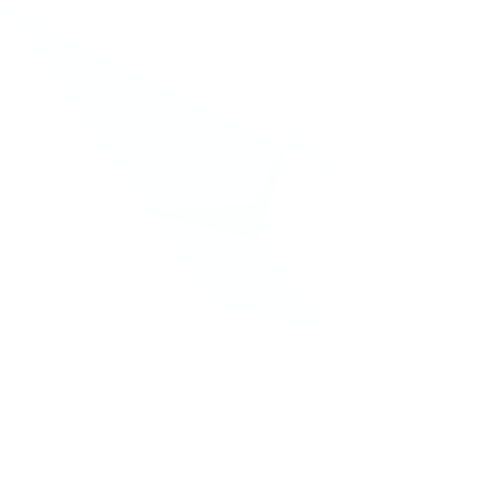
Frame 1 (no input)
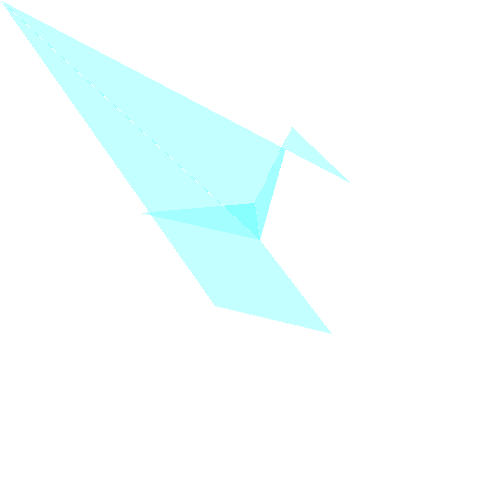
Frame 60 (the mouse pressed at the canvas centre just before this capture)
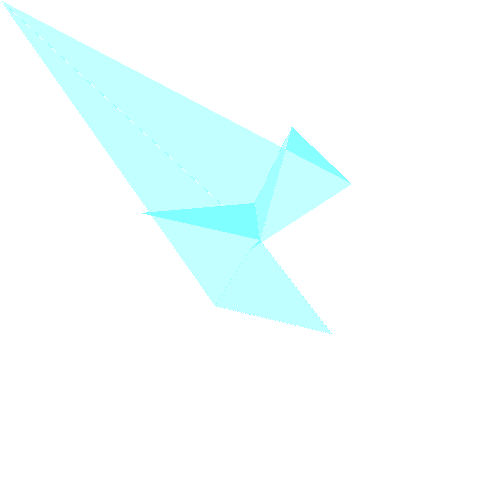
Frame 120 (the mouse held since frame 60 and released just before this capture)

The Processing sketch that drew these frames (run headless with seeded random() and noise(); from frame 60 on, the mouse is pressed at the canvas centre):

// Processing sketch: processing_53467
// ── processing_53467.pde


void setup(){
size(500,500);
smooth();
background(255);


}

void draw(){
  
  
  //ORIGAMI STRUCTURE
  
  noStroke();
  fill(127, 210, 234,2.5);
  quad(pmouseX, pmouseY, 260,240, 332,334, 215, 306);
  
  
  noStroke();
  fill(127, 210, 234, 1);
  quad(260,240,292, 127,352, 184, pmouseX,pmouseY);
  
  
  noStroke();
  fill(127, 210, 234, 1);
  triangle(140, 213, 255, 203,260, 240);
  
  
  noStroke();
  fill(127, 210, 234,2.5);
  triangle(255, 203, 292,126,260, 240);
  
  
  
}
